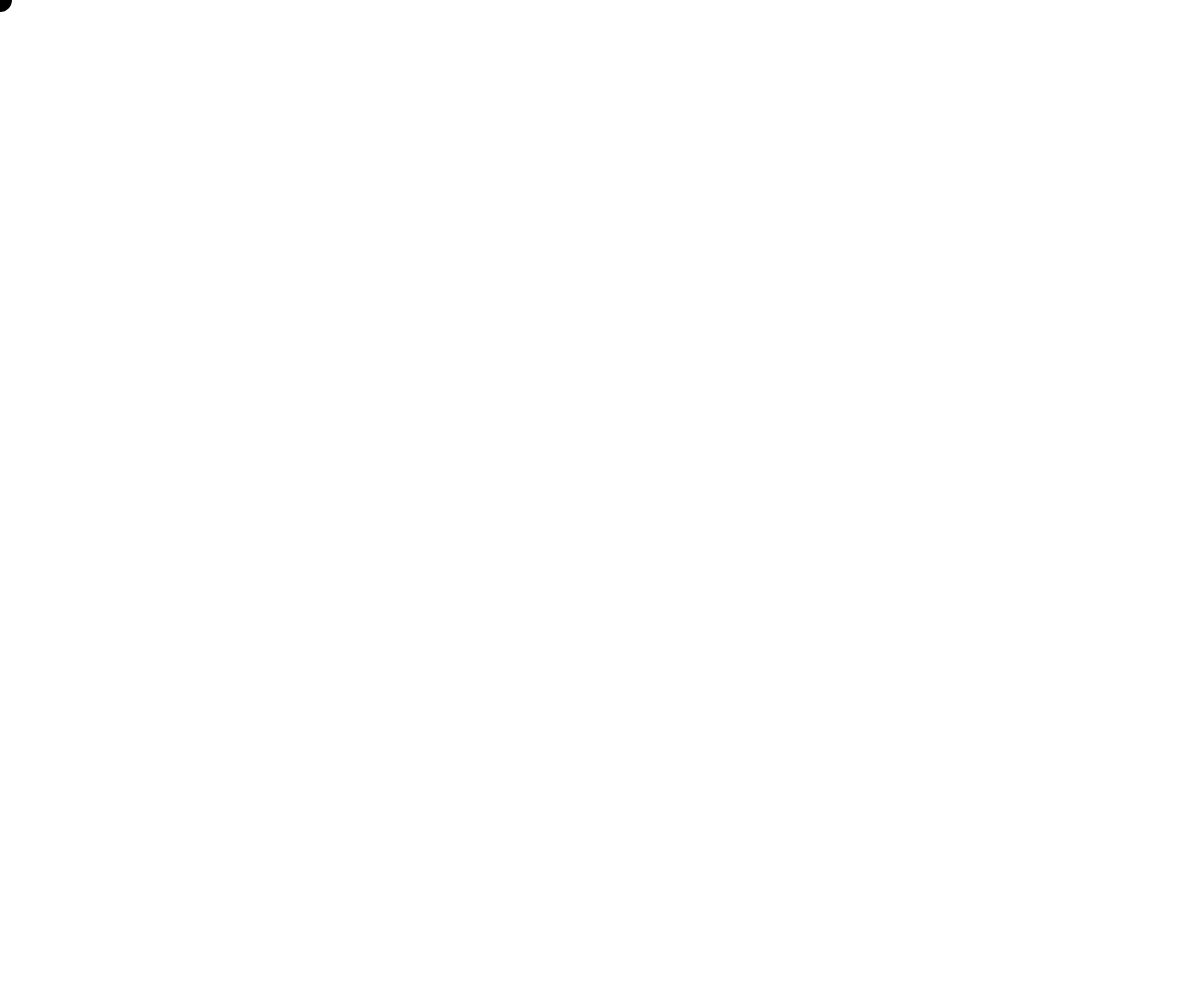
Frame 1 (no input)
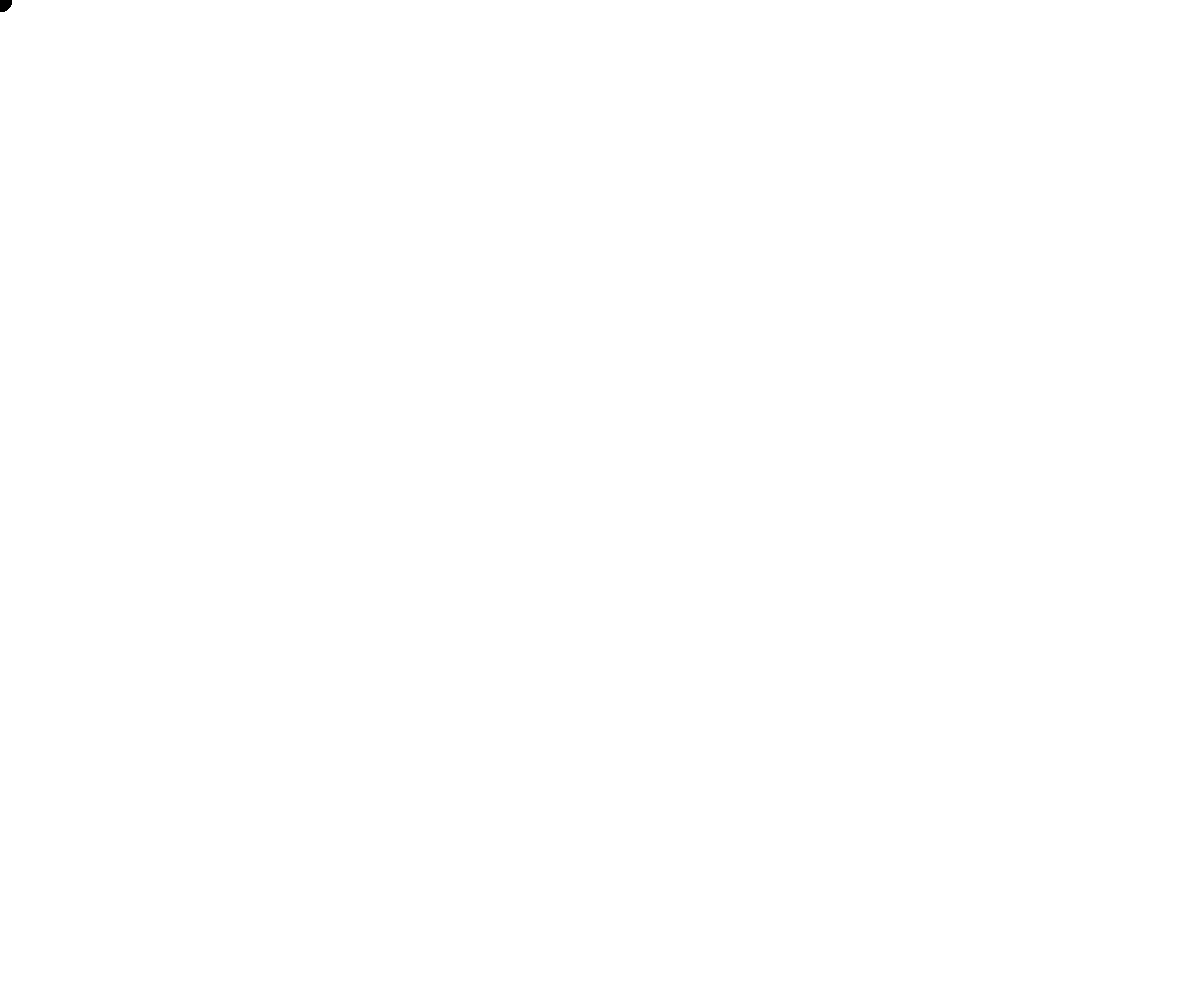
Frame 60 (no input)
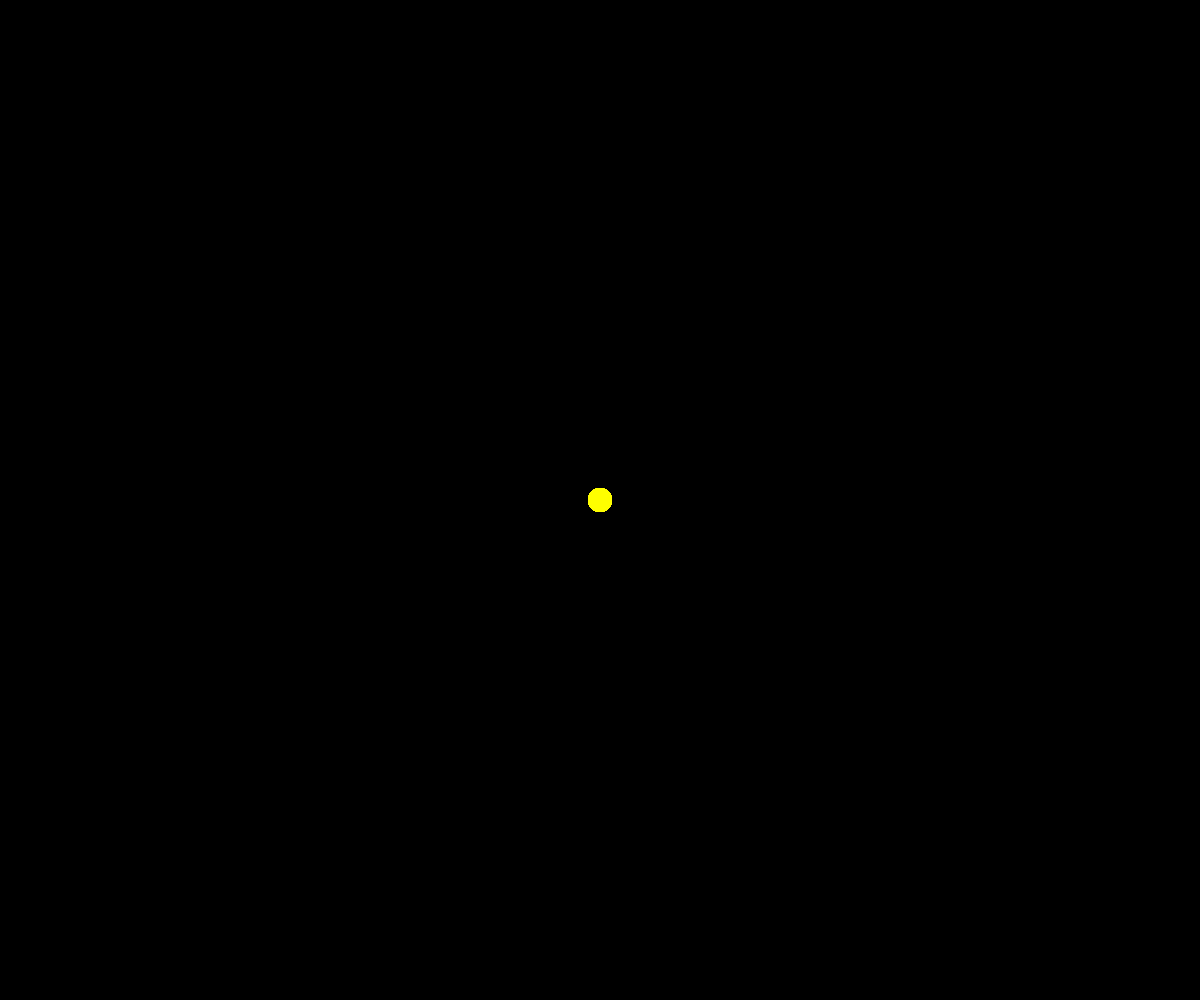
Frame 120 (the mouse pressed at the canvas centre since frame 60)

The p5.js sketch that drew these frames (run headless with seeded random() and noise() and a simulated clock; from frame 60 on, the mouse is pressed at the canvas centre):

// p5.js sketch
// ── sketch.js
let zBereich;


function setup() {
 zBereich = createCanvas(windowWidth, windowHeight);
  
 zBereich.position(0,0);
  zBereich.style('z-index','-1');
}

function draw() {
  noStroke();
  fill(mouseX,mouseY,0);
  circle(mouseX,mouseY,24);
  
}

function mousePressed() {
  
  background(0);
  
}
// ── style.css
html, body {
  margin: 0;
  padding: 0;
 
}
canvas {
  display: block;
}


h1{
color: aquamarine;

}
